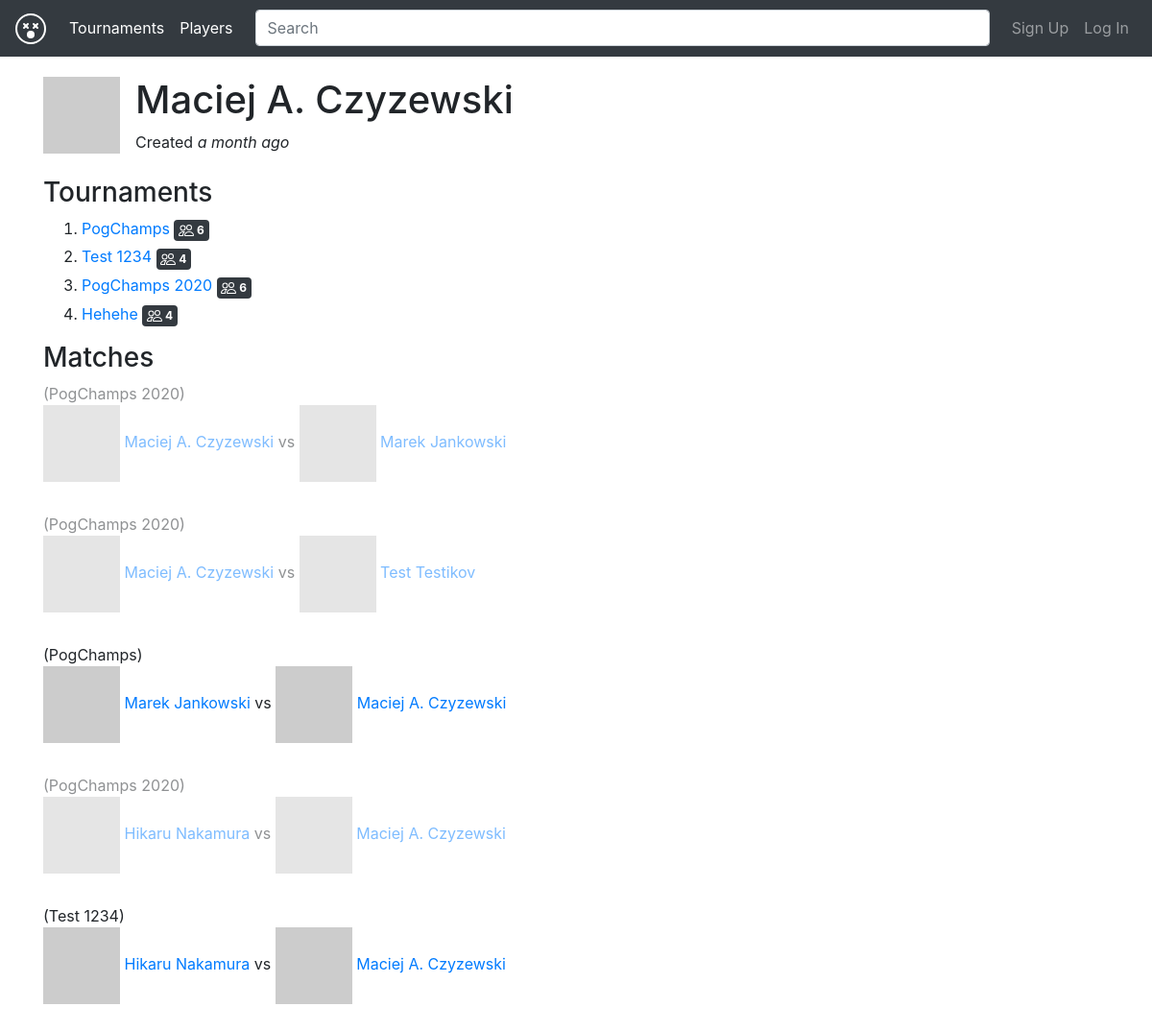
Before: /profile/1 with the older database file.
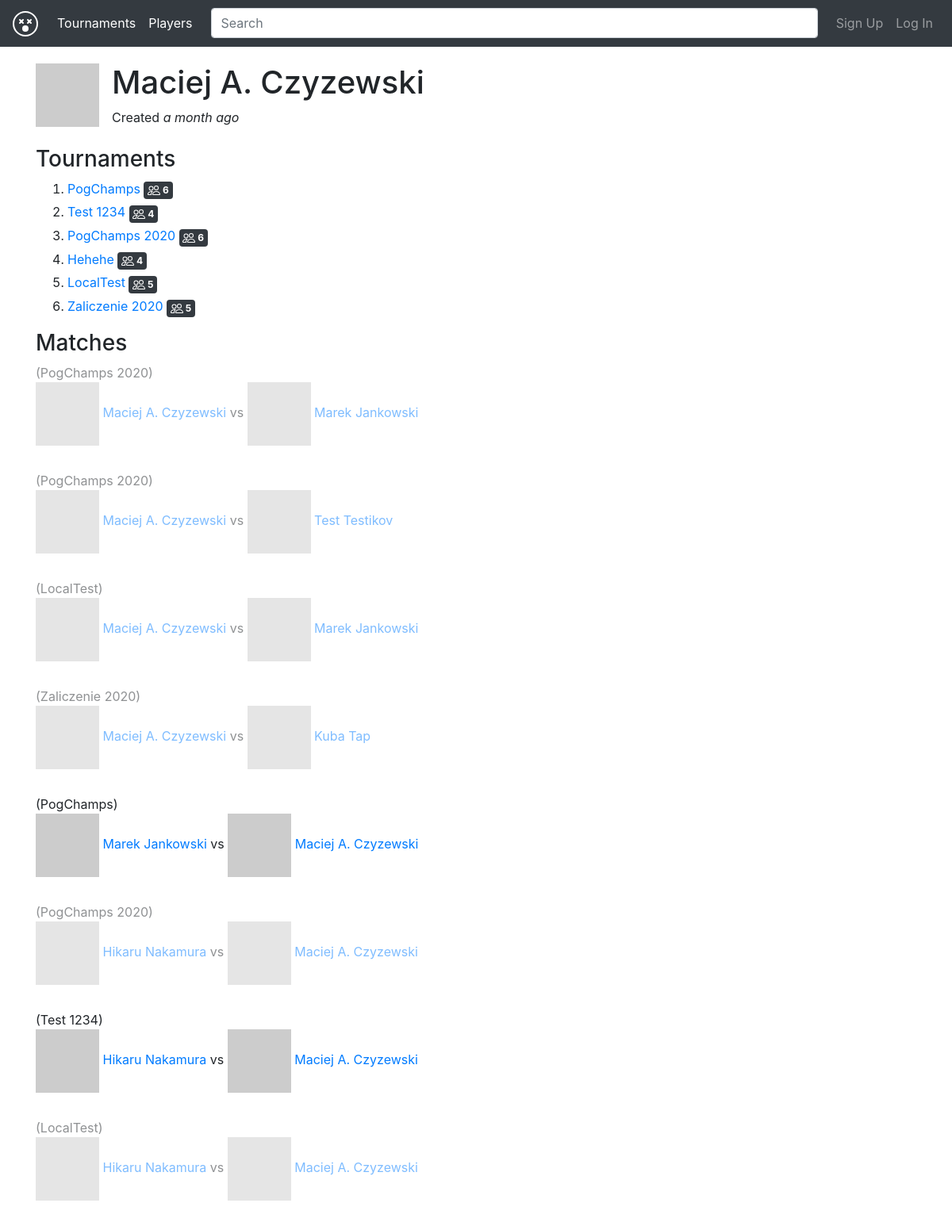
After: the same page with the newer database file.
### app/models.py (models this page shows, shortened)
class User(db.Model):
    __tablename__ = "user"
    id = db.Column(db.Integer, primary_key=True)
    email = db.Column(db.String(120), unique=True, nullable=False)
    password_hash = db.Column(db.String(128), nullable=False)
    name = db.Column(db.String(120), nullable=False)
    verified = db.Column(db.Boolean, default=False)
    recovery = db.Column(db.String(120))
    date_created = db.Column(db.DateTime, default=datetime.datetime.utcnow)
    tiers = db.relationship('Tier', backref=db.backref('user', lazy=True))
    matches = db.relationship("Match",
                              secondary=association_table,
                              backref="users")
    tournaments = db.relationship('Tournament',
                            backref=db.backref('owner', lazy=True))
    def get_avatar(self, size=40):
        gravatar_url = "https://www.gravatar.com/avatar/" + hashlib.md5(
            self.email.lower().encode('utf-8')).hexdigest() + "?"
        gravatar_url += urllib.parse.urlencode({'s': str(size)})
        return gravatar_url
    def get_member(self):
        return arrow.get(self.date_created).humanize()
    @staticmethod
    def verify_auth_token(token):
        s = Serializer(SECRET_KEY)
        try:
            data = s.loads(token)
        except SignatureExpired:
            return None  # valid token, but expired
        except BadSignature:
            return None  # invalid token
        user = (User.query.filter(User.id == data["user_id"]).first())
        return user

class Tier(db.Model):
    __tablename__ = "tier"
    id = db.Column(db.Integer, primary_key=True)
    user_id = db.Column(db.Integer, db.ForeignKey('user.id'))
    tournament_id = db.Column(db.Integer, db.ForeignKey('tournament.id'))
    date_created = db.Column(db.DateTime, default=datetime.datetime.utcnow)
    license = db.Column(db.String(120), nullable=False)
    rating = db.Column(db.Integer, nullable=False)
    def get_tournament(self):
        return Tournament.query.filter(Tournament.id == self.tournament_id).first()

class Tournament(db.Model):
    __tablename__ = "tournament"
    id = db.Column(db.Integer, primary_key=True)
    owner_id = db.Column(db.Integer, db.ForeignKey('user.id'))
    title = db.Column(db.String(120), unique=True, nullable=False)
    date_start = db.Column(db.DateTime, nullable=False)
    date_deadline = db.Column(db.DateTime, nullable=False)
    date_created = db.Column(db.DateTime, default=datetime.datetime.utcnow)
    location = db.Column(db.String(120))
    max_users = db.Column(db.Integer, nullable=False)
    readme = db.Column(db.Text)
    ladder = db.Column(db.Text)  # ID match-y jako drzewo [0 [1]]
    tiers = db.relationship('Tier',
                            backref=db.backref('tournament', lazy=True),
                            order_by='Tier.date_created', lazy='dynamic')
    matches = db.relationship('Match',
                              backref=db.backref('tournament', lazy=True))

class Match(db.Model):
    __tablename__ = "match"
    id = db.Column(db.Integer, primary_key=True)
    match_id = db.Column(db.Integer, nullable=False)
    next_match_id = db.Column(db.Integer)
    flag = db.Column(db.Integer, nullable=False)
    tournament_id = db.Column(db.Integer, db.ForeignKey('tournament.id'))
    user_id_1 = db.Column(db.Integer, db.ForeignKey('user.id'))
    user_id_2 = db.Column(db.Integer, db.ForeignKey('user.id'))
    results = db.Column(db.Text)
    results_by_user_id_1 = db.Column(db.Text)
    results_by_user_id_2 = db.Column(db.Text)
    def get_user_1(self):
        if self.user_id_1:
            return User.query.filter(User.id == self.user_id_1).first()
        else:
            return None
    def get_user_2(self):
        if self.user_id_2:
            return User.query.filter(User.id == self.user_id_2).first()
        else:
            return None
    def get_tournament(self):
        return Tournament.query.filter(Tournament.id == self.tournament_id).first()

### app/routes_user.py (the view)
@bp.route('/profile/<idx>')
def profile(idx):
    from app.models import User
    user = (User.query.filter(User.id == idx).first())
    from app.models import Match
    matches = (Match.query.filter(Match.user_id_1 == idx).all()) + (Match.query.filter(Match.user_id_2 == idx).all())
    tiers = user.tiers
    return render_template('profile.html', user=user, matches=matches,
            tiers=tiers)

### app/action/user.py (called while the page is built)
def user_instance_from_token(s, auth_token):
    user = User.verify_auth_token(auth_token)
    if user is None:
        raise ErrAuthNotExists()
    if user.verified is False:
        raise ErrNotVerified()
    return user

### app/log.py (called while the page is built)
def xprint(*args, **kwargs):
    _print("\033[94m" + " ".join(map(str, args)) + "\033[0m", **kwargs)

### app/routes_user.py (called while the page is built)
@bp.context_processor
def utility_processor():
    def current_user():
        try:
            print("[AUTH]")
            auth_token = request.cookies.get('auth_token')
            return app.action.user.user_instance_from_token(app_cls, auth_token)
        except:
            return None
    return dict(current_user=current_user)

### app/templates/profile.html (shortened to what this page needs)
{% extends "layout.html" %}
{% block content %}
<div class="media">
  <img src="{{ user.get_avatar(size=120) }}" class="mr-3" />
  <div class="media-body">
    <h1 class="mt-0">{{ user.name }}</h1>
    <span>Created <i>{{ user.get_member() }}</i></span>
   </div>
</div>
<br>
<h3>Tournaments</h3>
<ol>
{% for tier in tiers %}
<li>
    <div class="mb-1">
        <a href="/tournament_display/{{ tier.get_tournament().id }}">{{ tier.get_tournament().title }}</a>
        <span class="badge badge-dark badge-secondary">
            <img class="bi glyphicon" src="/assets/people.svg">
            <span class="bi-inline">{{ tier.get_tournament().max_users }}</span>
        </span>
    </div>
</li>
{% else %}
none tournaments to play!
{% endfor %}
</ol>
<h3>Matches</h3>
{% for match in matches %}
{% if match.get_user_1() is not none and match.get_user_2() is not none and
match.tournament_id is not none  %}
{% if match.results is not none %}
<div class="mb-2" style="opacity:0.5">
{% else %}
<div class="mb-2">
{% endif %}
<div>
({{ match.get_tournament().title }})
</div>
<img src="{{ match.get_user_1().get_avatar() }}" />
<a href="/profile/{{ match.get_user_1().id }}">{{ match.get_user_1().name }}</a>
vs
<img src="{{ match.get_user_2().get_avatar() }}" />
<a href="/profile/{{ match.get_user_2().id }}">{{ match.get_user_2().name }}</a>
</div>
<br>
{% endif %}
{% else %}
none matches to play!
{% endfor %}
{% endblock %}

### app/templates/layout.html (shortened to what this page needs)
<!DOCTYPE html>
<html>
<head>
    <link rel="stylesheet" href="https://stackpath.bootstrapcdn.com/bootstrap/4.5.0/css/bootstrap.min.css">
    <link rel="stylesheet" href="https://cdn.jsdelivr.net/npm/flatpickr/dist/flatpickr.min.css">
    <link rel="stylesheet" href="/core/jquery.bracket.min.css">
    <link rel="stylesheet" href="https://unpkg.com/leaflet@1.6.0/dist/leaflet.css"
/>
</head>
<body>
    <nav class="navbar navbar-expand-md navbar-dark bg-dark fixed-top">
        <a class="navbar-brand" href="#">
            <img class="bi" src="/assets/emoji-dizzy.svg" alt="" width="32" height="32" title="Bootstrap">
        </a>
        <div class="collapse navbar-collapse" id="navbarsExampleDefault">
            <ul class="navbar-nav mr-auto">
                <li class="nav-item active">
                    <a class="nav-link" href="/">Tournaments</a>
                </li>
                <li class="nav-item active">
                    <a class="nav-link" href="/players">Players</a>
                </li>
            </ul>
            <form class="my-2 my-lg-0 col" action="/search">
                <input class="form-control mr-sm-2" type="text" name="query" placeholder="Search" aria-label="Search">
            </form>
            <ul class="navbar-nav ml-auto">
                {% if current_user() %}
                <li class="nav-item dropdown">
                    <a class="nav-link dropdown-toggle" href="#" id="dropdown02" data-toggle="dropdown" aria-haspopup="true" aria-expanded="false"><img class="bi" src="/assets/flag-fill.svg" alt="" width="32" height="32" title="Bootstrap"></a>
                    <div class="dropdown-menu dropdown-menu-right" aria-labelledby="dropdown02">
                        <a class="dropdown-item" href="/new_result">New result</a>
                        <a class="dropdown-item" href="/new_tournament">New tournament</a>
                    </div>
                </li>
                <li class="nav-item dropdown">
                    <a class="nav-link dropdown-toggle" href="#" id="dropdown01" data-toggle="dropdown" aria-haspopup="true" aria-expanded="false"><img src="{{
                                               current_user().get_avatar(size=32) }}" /></a>
                    <div class="dropdown-menu dropdown-menu-right" aria-labelledby="dropdown01">
                        <h6 class="dropdown-header">
                            Signed in as
                        </h6>
                        <span class="dropdown-item disabled"><b>{{ current_user().name
                                }}</b></span>
                        <hr>
                        <a class="dropdown-item" href="/profile/{{
                            current_user().id }}">Your profile</a>
                        <a class="dropdown-item" href="/logout">Logout</a>
                    </div>
                </li>
                {% else %}
                <li class="nav-item">
                    <a class="nav-link" href="/signup">Sign Up</a>
                </li>
                <li class="nav-item">
                    <a class="nav-link" href="/login">Log In</a>
                </li>
                {% endif %}
            </ul>
        </div>
    </nav>
    <main role="main" class="container">
        {% block content %}{% endblock %}
    </main>
</body>
</html>

### app/templates/layout.html (style rules this page uses)
body { padding-top: 5rem; }
img.bi { filter: invert(1); }
.bi-inline { display: inline-block; vertical-align: middle; }

Changed rows visible on the page:
added Tier: get_tournament "LocalTest", get_tournament "5"
added Tier: get_tournament "Zaliczenie 2020", get_tournament "5"
added Match: get_tournament "LocalTest", get_user_1 "Maciej A. Czyzewski", get_user_2 "Marek Jankowski"
added Match: get_tournament "Zaliczenie 2020", get_user_1 "Maciej A. Czyzewski", get_user_2 "Kuba Tap"
added Match: get_tournament "LocalTest", get_user_1 "Hikaru Nakamura", get_user_2 "Maciej A. Czyzewski"
